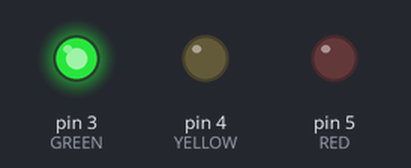
A sketch run on a simulated Arduino Uno, built with avr-gcc and run on an emulated ATmega328P. Shown: output pins drawn as LEDs (lit = HIGH).

Above: at 3.5 s.
At 7.5 s:
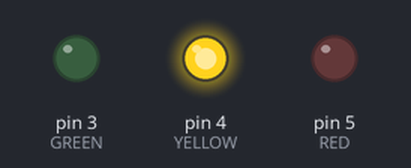
At 10.5 s:
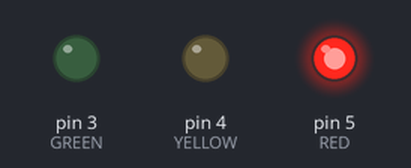
Timing chart, 0 to 16.9 s (numbered marks = the images above):
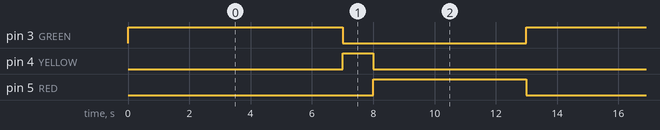

The sketch:

traffic-light_step_07_everythingworks.ino
```cpp
// variables
int GREEN = 3;
int YELLOW = 4;
int RED = 5;
int DELAY_GREEN_01 = 500;
int DELAY_GREEN = 7000;
int DELAY_YELLOW = 1000;
int DELAY_RED = 5000;

// basic functions
void setup()
{
  // setup LED modes
  // we're specifying that we're going to send information to this LED
  pinMode(GREEN, OUTPUT);
  pinMode(YELLOW, OUTPUT);
  pinMode(RED, OUTPUT);
}

void loop()
{
  // High turns things on
  // Low turns things off
  digitalWrite(GREEN, HIGH);
  digitalWrite(YELLOW, LOW);
  digitalWrite(RED, LOW);
  // how long we want the green led on
  delay(DELAY_GREEN);

  digitalWrite(GREEN, LOW);
  digitalWrite(YELLOW, HIGH);
  digitalWrite(RED, LOW);
  // how long we want the yellow led on
  delay(DELAY_YELLOW);

  digitalWrite(GREEN, LOW);
  digitalWrite(YELLOW, LOW);
  digitalWrite(RED, HIGH);
  // how long we want the red led on
  delay(DELAY_RED);
}
```

Measured:
- by itself, pin 3 (GREEN): alternates HIGH for 7.0 s and LOW for 6.0 s
- by itself, pin 4 (YELLOW): alternates HIGH for 1.0 s and LOW for 12.0 s
- by itself, pin 5 (RED): alternates HIGH for 5.0 s and LOW for 8.0 s
